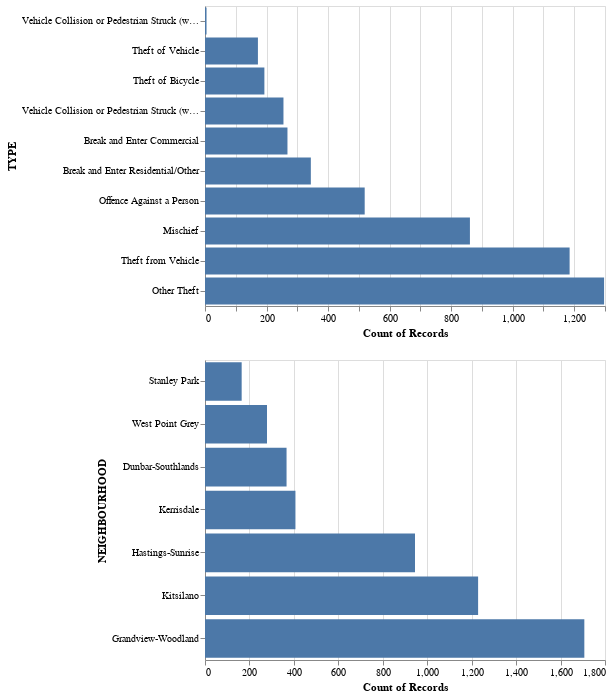

Notebook code for this chart:
### Code cell
# categrical columns distribution
alt.data_transformers.enable('vegafusion')
categ_cols_dist = alt.Chart(data).mark_bar().encode(
    y=alt.X(alt.repeat(), type="nominal").sort("x"),
    x=alt.Y("count()"), ).properties(
    width=400,
    height=300).repeat(
    ["TYPE", "NEIGHBOURHOOD"],
    columns=1)
categ_cols_dist

### Figure 1 — Vega specification as saved in the notebook (floating-point values rounded to 4 significant figures)
{"$schema": "https://vega.github.io/schema/vega/v5.json", "data": [{"name": "source_0"}, {"name": "data_1", "values": [{"TYPE": "Break and Enter Commercial", "__count": 268}, {"TYPE": "Break and Enter Residential/Other", "__count": 344}, {"TYPE": "Mischief", "__count": 861}, {"TYPE": "Offence Against a Person", "__count": 519}, {"TYPE": "Other Theft", "__count": 1297}, {"TYPE": "Theft from Vehicle", "__count": 1185}, {"TYPE": "Theft of Bicycle", "__count": 193}, {"TYPE": "Theft of Vehicle", "__count": 172}, {"TYPE": "Vehicle Collision or Pedestrian Struck (with Fatality)", "__count": 5}, {"TYPE": "Vehicle Collision or Pedestrian Struck (with Injury)", "__count": 255}]}, {"name": "data_2", "values": [{"NEIGHBOURHOOD": "Grandview-Woodland", "__count": 1707}, {"NEIGHBOURHOOD": "Kitsilano", "__count": 1229}, {"NEIGHBOURHOOD": "West Point Grey", "__count": 279}, {"NEIGHBOURHOOD": "Hastings-Sunrise", "__count": 945}, {"NEIGHBOURHOOD": "Kerrisdale", "__count": 407}, {"NEIGHBOURHOOD": "Dunbar-Southlands", "__count": 367}, {"NEIGHBOURHOOD": "Stanley Park", "__count": 165}]}, {"name": "data_1_child__TYPE_x_domain___count", "values": [{"min": 5, "max": 1297}]}, {"name": "source_0_child__TYPE_y_domain_TYPE", "values": [{"TYPE": "Break and Enter Commercial", "sort_field": 268}, {"TYPE": "Break and Enter Residential/Other", "sort_field": 344}, {"TYPE": "Mischief", "sort_field": 861}, {"TYPE": "Offence Against a Person", "sort_field": 519}, {"TYPE": "Other Theft", "sort_field": 1297}, {"TYPE": "Theft from Vehicle", "sort_field": 1185}, {"TYPE": "Theft of Bicycle", "sort_field": 193}, {"TYPE": "Theft of Vehicle", "sort_field": 172}, {"TYPE": "Vehicle Collision or Pedestrian Struck (with Fatality)", "sort_field": 5}, {"TYPE": "Vehicle Collision or Pedestrian Struck (with Injury)", "sort_field": 255}]}, {"name": "data_2_child__NEIGHBOURHOOD_x_domain___count", "values": [{"min": 165, "max": 1707}]}, {"name": "source_0_child__NEIGHBOURHOOD_y_domain_NEIGHBOURHOOD", "values": [{"NEIGHBOURHOOD": "Grandview-Woodland", "sort_field": 1707}, {"NEIGHBOURHOOD": "Kitsilano", "sort_field": 1229}, {"NEIGHBOURHOOD": "West Point Grey", "sort_field": 279}, {"NEIGHBOURHOOD": "Hastings-Sunrise", "sort_field": 945}, {"NEIGHBOURHOOD": "Kerrisdale", "sort_field": 407}, {"NEIGHBOURHOOD": "Dunbar-Southlands", "sort_field": 367}, {"NEIGHBOURHOOD": "Stanley Park", "sort_field": 165}]}], "signals": [{"name": "childHeight", "value": 300}], "marks": [{"type": "group", "name": "child__TYPE_group", "encode": {"update": {"height": {"signal": "childHeight"}, "width": {"signal": "width"}}}, "marks": [{"type": "rect", "name": "child__TYPE_marks", "from": {"data": "data_1"}, "encode": {"update": {"height": {"signal": "max(0.25, bandwidth('child__TYPE_y'))"}, "fill": {"value": "#4c78a8"}, "x": {"field": "__count", "scale": "child__TYPE_x"}, "x2": {"value": 0, "scale": "child__TYPE_x"}, "y": {"field": "TYPE", "scale": "child__TYPE_y"}}}, "style": ["bar"]}], "axes": [{"scale": "child__TYPE_x", "domain": false, "labels": false, "zindex": 0, "aria": false, "orient": "bottom", "tickCount": {"signal": "ceil(width/40)"}, "ticks": false, "minExtent": 0, "grid": true, "gridScale": "child__TYPE_y", "maxExtent": 0}, {"scale": "child__TYPE_x", "labelOverlap": true, "grid": false, "tickCount": {"signal": "ceil(width/40)"}, "orient": "bottom", "labelFlush": true, "zindex": 0, "title": "Count of Records"}, {"scale": "child__TYPE_y", "grid": false, "orient": "left", "zindex": 0, "title": "TYPE"}], "style": "cell"}, {"type": "group", "name": "child__NEIGHBOURHOOD_group", "encode": {"update": {"width": {"signal": "width"}, "height": {"signal": "childHeight"}}}, "marks": [{"type": "rect", "name": "child__NEIGHBOURHOOD_marks", "from": {"data": "data_2"}, "encode": {"update": {"y": {"field": "NEIGHBOURHOOD", "scale": "child__NEIGHBOURHOOD_y"}, "x": {"field": "__count", "scale": "child__NEIGHBOURHOOD_x"}, "height": {"signal": "max(0.25, bandwidth('child__NEIGHBOURHOOD_y'))"}, "fill": {"value": "#4c78a8"}, "x2": {"value": 0, "scale": "child__NEIGHBOURHOOD_x"}}}, "style": ["bar"]}], "axes": [{"scale": "child__NEIGHBOURHOOD_x", "minExtent": 0, "gridScale": "child__NEIGHBOURHOOD_y", "domain": false, "zindex": 0, "aria": false, "orient": "bottom", "grid": true, "ticks": false, "maxExtent": 0, "tickCount": {"signal": "ceil(width/40)"}, "labels": false}, {"scale": "child__NEIGHBOURHOOD_x", "grid": false, "title": "Count of Records", "tickCount": {"signal": "ceil(width/40)"}, "zindex": 0, "orient": "bottom", "labelFlush": true, "labelOverlap": true}, {"scale": "child__NEIGHBOURHOOD_y", "orient": "left", "grid": false, "zindex": 0, "title": "NEIGHBOURHOOD"}], "style": "cell"}], "scales": [{"name": "child__TYPE_x", "type": "linear", "domain": [{"signal": "(data(\"data_1_child__TYPE_x_domain___count\")[0] || {}).min"}, {"signal": "(data(\"data_1_child__TYPE_x_domain___count\")[0] || {}).max"}], "range": [0, {"signal": "width"}], "zero": true, "nice": true}, {"name": "child__TYPE_y", "type": "band", "domain": {"data": "source_0_child__TYPE_y_domain_TYPE", "field": "TYPE", "sort": {"op": "max", "field": "sort_field"}}, "range": [0, {"signal": "childHeight"}], "paddingInner": 0.1, "paddingOuter": 0.05}, {"name": "child__NEIGHBOURHOOD_x", "type": "linear", "domain": [{"signal": "(data(\"data_2_child__NEIGHBOURHOOD_x_domain___count\")[0] || {}).min"}, {"signal": "(data(\"data_2_child__NEIGHBOURHOOD_x_domain___count\")[0] || {}).max"}], "range": [0, {"signal": "width"}], "nice": true, "zero": true}, {"name": "child__NEIGHBOURHOOD_y", "type": "band", "domain": {"data": "source_0_child__NEIGHBOURHOOD_y_domain_NEIGHBOURHOOD", "field": "NEIGHBOURHOOD", "sort": {"op": "max", "field": "sort_field"}}, "range": [0, {"signal": "childHeight"}], "paddingInner": 0.1, "paddingOuter": 0.05}], "background": "white", "layout": {"padding": 20, "columns": 1, "bounds": "full", "align": "all"}, "padding": 5, "width": 400}
